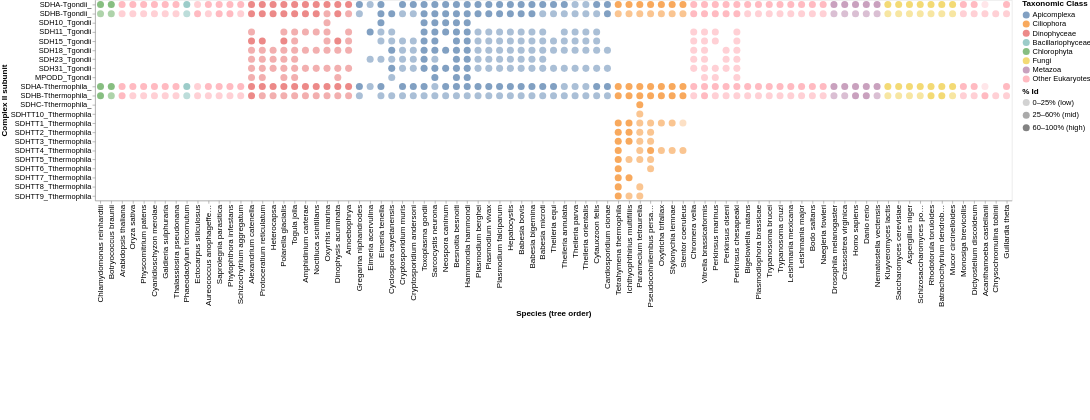

Write notebook code for a chart like this one.
### Code cell
# Run MMseqs search
run_search = True # Set False is RESULT_DB already exists 

if run_search:
    if run_wsl(f'test -f "{RESULT_DB}.dbtype"', check=False).returncode == 0:
        print("MMseqs result DB already exists — skipping search")
    else:
        mmseqs_run_search()

# Convert MMseqs results to annotated TSV (taxonomy included)
convertalis_with_taxonomy()

# Load + process hits 
hits = load_hits(TSV_ANNOT)
hits = process_hits(hits)

# Filter 
good_hits = filter_good_hits(hits)
if good_hits.empty:
    raise ValueError("No hits passed filters. Relax thresholds or check the search output.")

# Tree order = taxname order 
leaf_order = get_tree_leaf_order(TREE_FILE)
good_hits = good_hits[good_hits["taxid"].isin(leaf_order)].copy()
taxname_order = build_taxname_order(good_hits, leaf_order)

# Summarise + plot 
plot_data = summarise_for_plot(good_hits)
dotplot = make_dotplot(plot_data, taxname_order, leaf_order)

dotplot

### Figure 1 — Vega-Lite specification as saved in the notebook (floating-point values rounded to 4 significant figures; data arrays with more than 128 entries replaced by an {"elided": "..."} marker saying what was removed)
{"config": {"view": {"continuousWidth": 300, "continuousHeight": 300}, "legend": {"labelFontSize": 13, "symbolSize": 150, "titleFontSize": 14}}, "data": {"name": "data-b8cfc20025736876e0e34b8b9ecb0f36"}, "mark": {"type": "circle", "size": 150}, "encoding": {"color": {"field": "class_group", "scale": {"scheme": "tableau10"}, "sort": ["Apicomplexa", "Ciliophora", "Dinophyceae", "Bacillariophyceae", "Oomycetes", "Chlorophyta", "Fungi", "Metazoa", "Other Eukaryotes", "Unknown"], "title": "Taxonomic Class", "type": "nominal"}, "opacity": {"field": "identity_bin", "scale": {"domain": ["0–25% (low)", "25–60% (mid)", "60–100% (high)"], "range": [0.25, 0.7, 1.0]}, "title": "% Id", "type": "nominal"}, "tooltip": [{"field": "taxid", "type": "nominal"}, {"field": "taxname", "type": "ordinal"}, {"field": "class_group", "type": "ordinal"}, {"field": "subunit", "type": "ordinal"}, {"field": "max_ident", "format": ".1f", "title": "Max % identity", "type": "quantitative"}, {"field": "max_qcov", "format": ".2f", "title": "Max query coverage", "type": "quantitative"}, {"field": "max_tcov", "format": ".2f", "title": "Max target coverage", "type": "quantitative"}], "x": {"axis": {"labelAngle": -90, "labelFontSize": 14, "titleFontSize": 14}, "field": "taxname", "sort": ["Chlamydomonas reinhardtii", "Botryococcus braunii", "Arabidopsis thaliana", "Oryza sativa", "Physcomitrium patens", "Cyanidioschyzon merolae", "Galdieria sulphuraria", "Thalassiosira pseudonana", "Phaeodactylum tricornutum", "Ectocarpus siliculosus", "72520", "Aureococcus anophagefferens", "Saprolegnia parasitica", "Phytophthora infestans", "Schizochytrium aggregatum", "2866", "Alexandrium catenella", "Protoceratium reticulatum", "160621", "Heterocapsa", "59809", "160619", "2951", "Polarella glacialis", "156230", "407301", "Togula jolla", "Amphidinium carterae", "Noctiluca scintillans", "Oxyrrhis marina", "Dinophysis acuminata", "Amoebophrya", "Gregarina niphandrodes", "2853593", "Eimeria acervulina", "Eimeria tenella", "Cyclospora cayetanensis", "5807", "Cryptosporidium muris", "93969", "Cryptosporidium andersoni", "Toxoplasma gondii", "Sarcocystis neurona", "Neospora caninum", "Besnoitia besnoiti", "Hammondia hammondi", "Plasmodium berghei", "Plasmodium vivax", "Plasmodium falciparum", "Hepatocystis", "Babesia bovis", "Babesia bigemina", "Babesia microti", "Theileria equi", "Theileria annulata", "Theileria parva", "Theileria orientalis", "Cytauxzoon felis", "Cardiosporidium cionae", "Tetrahymena thermophila", "Ichthyophthirius multifiliis", "Paramecium tetraurelia", "Pseudocohnilembus persalinus", "Oxytricha trifallax", "Stylonychia lemnae", "Stentor coeruleus", "Chromera velia", "Vitrella brassicaformis", "Perkinsus marinus", "Perkinsus olseni", "Perkinsus chesapeaki", "525916", "Bigelowiella natans", "Plasmodiophora brassicae", "Trypanosoma brucei", "Trypanosoma cruzi", "Leishmania mexicana", "Leishmania major", "Bodo saltans", "Naegleria fowleri", "6239", "Drosophila melanogaster", "Crassostrea virginica", "Homo sapiens", "Danio rerio", "Nematostella vectensis", "Kluyveromyces lactis", "Saccharomyces cerevisiae", "Aspergillus niger", "Schizosaccharomyces pombe", "Rhodotorula toruloides", "Batrachochytrium dendrobatidis", "Mucor circinelloides", "Monosiga brevicollis", "5722", "5741", "5759", "Dictyostelium discoideum", "Acanthamoeba castellanii", "Chrysochromulina tobinii", "Guillardia theta"], "title": "Species (tree order)", "type": "nominal"}, "y": {"axis": {"labelFontSize": 13, "titleFontSize": 14}, "field": "subunit", "sort": ["SDHA-Tgondii_", "SDHB-Tgondii_", "SDH10_Tgondii", "SDH11_Tgondii", "SDH15_Tgondii", "SDH18_Tgondii", "SDH23_Tgondii", "SDH31_Tgondii", "MPODD_Tgondii", "SDHA-Tthermophila_", "SDHB-Tthermophila_", "SDHC-Tthermophila_", "SDHTT10_Tthermophila", "SDHTT1_Tthermophila", "SDHTT2_Tthermophila", "SDHTT3_Tthermophila", "SDHTT4_Tthermophila", "SDHTT5_Tthermophila", "SDHTT6_Tthermophila", "SDHTT7_Tthermophila", "SDHTT8_Tthermophila", "SDHTT9_Tthermophila"], "title": "Complex II subunit", "type": "nominal"}}, "height": 350, "padding": {"bottom": 180}, "width": 1600, "$schema": "https://vega.github.io/schema/vega-lite/v6.1.0.json", "datasets": {"data-b8cfc20025736876e0e34b8b9ecb0f36": {"elided": "546 records"}}}
